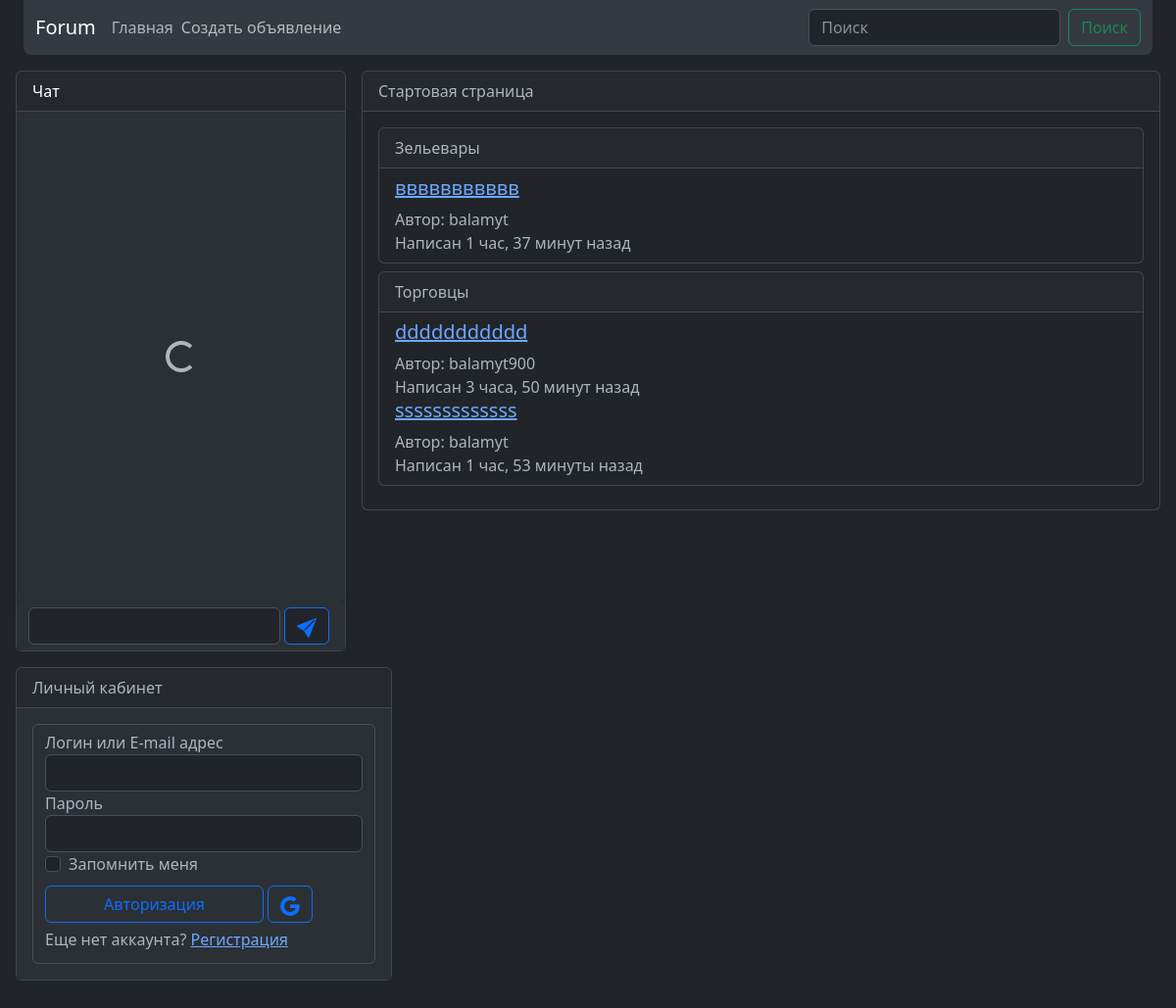
Before: / with the older database file.
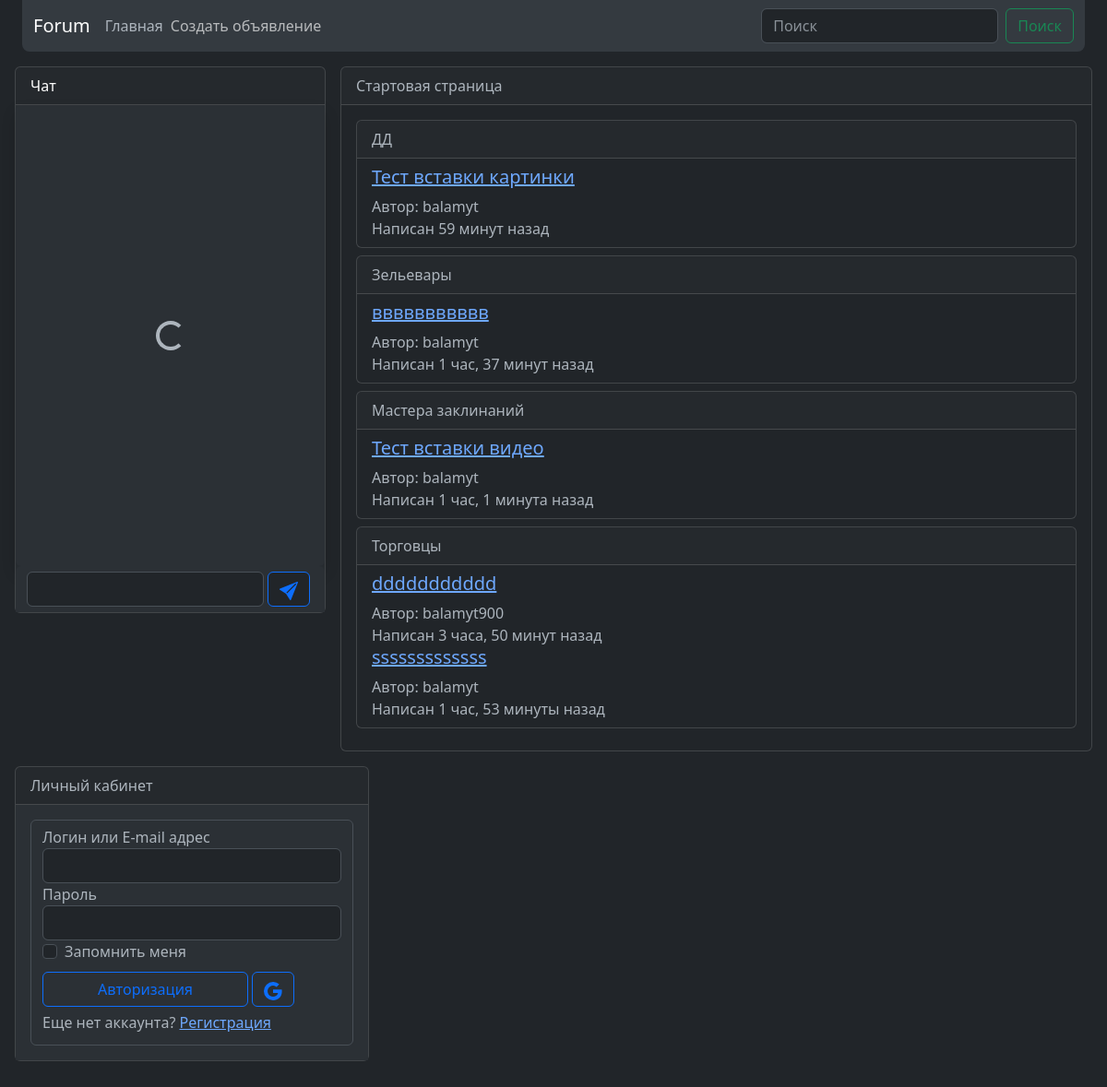
After: the same page with the newer database file.
### announcement/models.py (models this page shows, shortened)
class Announcement(models.Model):
    author = models.ForeignKey(User, on_delete=models.CASCADE)
    title = models.CharField(max_length=255, null=False)
    text = models.CharField(max_length=555, null=False)
    date = models.DateTimeField(default=time)
    category = models.ForeignKey(Category, on_delete=models.CASCADE)
    class Meta:
        ordering = ('date', )

class Category(models.Model):
    name = models.CharField(max_length=50, null=False)

### main/views.py (the view)
# urls.py: path('', IndexView.as_view()),
class IndexView(ListView):
    model = Category
    template_name = 'index.html'
    def get_context_data(self, *, object_list=None, **kwargs):
        context = super().get_context_data(**kwargs)
        objects = Announcement.objects.all()[:10]
        cats = context['object_list']
        context['object_list'] = {}
        for cat in cats:
            context['object_list'][f'{cat.name}'] = []
            for obj in objects:
                if obj.category.name == cat.name:
                    context['object_list'][f'{cat.name}'].append(obj)
            if not context['object_list'][f'{cat.name}']:
                context['object_list'].pop(f'{cat.name}')
        return context

### templates/index.html
{% extends 'main.html' %}
{% block extra_head %}
{% load humanize %}
{% endblock %}
{% block body %}
<div class="card">
    <div class="card-header">Стартовая страница</div>
    <div class="card-body">
        {% for cat, objects in object_list.items %}
            <div class="card mb-2">
                <div class="card-header">{{ cat }}</div>
                <div class="group-list card-body py-2">
                    {% for obj in objects %}
                        <div class="group-list-item">
                            <a href="/announce/{{ obj.pk }}"><h5>{{ obj.title }}</h5></a>
                            Автор: {{ obj.author }}<br>
                            Написан {{ obj.date|timesince }} назад
                        </div>
                    {% endfor %}
                </div>
            </div>
        {% endfor %}
    </div>
</div>
{% endblock body %}

### templates/main.html (shortened to what this page needs)
<!DOCTYPE html>
<html lang="ru">
<head>
    <link href="https://cdn.jsdelivr.net/npm/bootstrap@5.3.0-alpha3/dist/css/bootstrap.min.css" rel="stylesheet">
    {% load static %}
</head>
<body class="bg-body" data-bs-theme="dark">
<div class="px-4">
  <nav class="navbar navbar-expand-lg rounded-bottom-3 bg-body-secondary">
  <div class="container-fluid">
    <div class="navbar-brand">Forum</div>
    <div class="nav-item"><a class="nav-link active" href="/">Главная</a></div>
    <div class="collapse navbar-collapse" id="collapse">
      <ul class="navbar-nav me-auto mb-2 mb-lg-0">
        <li class="nav-item">
          <a class="nav-link" href="/announce/new/">Создать объявление</a>
        </li>
      </ul>
      <form class="d-flex" role="search">{% csrf_token %}
        <input class="form-control me-2" type="search" placeholder="Поиск" aria-label="Поиск">
        <button class="btn btn-outline-success" type="submit">Поиск</button>
      </form>
    </div>
  </div>
</nav>
</div>
<div class="d-flex align-content-stretch flex-wrap mb-3 p-2">
  <div class="p-2 me-auto" style="min-width: 300px">{% include 'livechat.html' %}</div>
  <div class="p-2 flex-grow-1 flex-wrap" style="min-width: 500px">{% block body %}{% endblock body %}</div>
  <div class="p-2" style="width: 400px">{% include 'account/profile.html' %}</div>
  </div>
</body>
</html>

### templates/livechat.html (shortened to what this page needs)
    <div class="card flex-nowrap">
      <div class="card-header  text-body-emphasis">Чат</div>
      <div class="card-body p-0">
        <div class="card-text bg-body-tertiary">
          <div id="chatbox" class="d-flex flex-column rounded shadow overflow-y-auto py-2" style="height: 500px">
            <div class="spinner-border m-auto" id="chat_spinner" role="status">
            </div>
          </div>
          <div>
            <form class="form-control d-flex border-0 bg-body-tertiary" id="new_message">
              <input class="form-control" name="text" id="new_message_text" type="text">
              <button class="btn btn-outline-primary w-40 h-50 mx-1 bg-body" type="submit">
              </button>
            </form>
          </div>
        </div>
      </div>
    </div>

### templates/account/profile.html (shortened to what this page needs)
    <div class="card flex-nowrap">
      <div class="card-header">Личный кабинет</div>
      <div class="card-body bg-body-tertiary" id="login_window">
        {% if not request.user.is_authenticated %}
          <form class="form-control bg-body-tertiary" id="login_form">
          <label for="login_email">Логин или E-mail адрес</label>
          <input class="form-control" id="login_email" name="login" type="text" required>
          <label for="password">Пароль</label>
          <input class="form-control" id="password" name="password" type="password" required>
          <div class="form-check">
            <input class="form-check-input" id="remember" name="remember" type="checkbox">
            <label class="form-check-label" for="remember">Запомнить меня</label>
          </div>
          <button class="btn btn-outline-primary my-2" style="width: 223px" type="submit">Авторизация</button>
            <a class="btn btn-outline-primary" href="/accounts/google/login/?process=login">
                </a>
          <h6>Еще нет аккаунта? <a href="{% url 'account_signup' %}">Регистрация</a></h6>
        </form>
       {% endif %}
      </div>
    </div>

Changed rows visible on the page:
added Announcement: name "ДД", title "Тест вставки картинки", author "balamyt", date "59 минут"
added Announcement: name "Мастера заклинаний", title "Тест вставки видео", author "balamyt", date "1 час, 1 минута"
